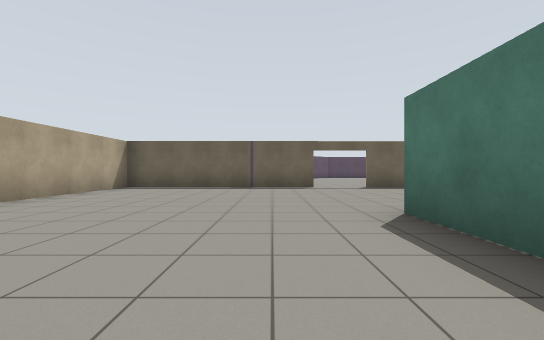
View 1 (above)

19 first-person views from a walk through a Gazebo world. The camera is 0.94 m above the floor, looks level and sees 90° across. The floor is counted in squares, 2 m on a side. Each view is taken from the middle of a square. On the plan, view 1 faces up. The plan holds only what a view shows up to about 9 squares ahead; the rest is blank.

View 2
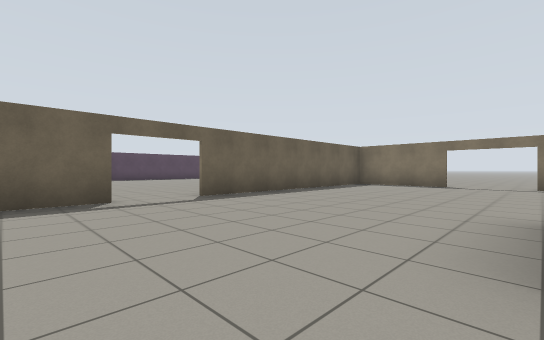

View 3
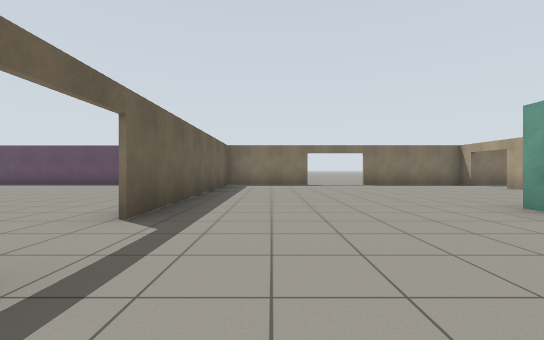

View 4
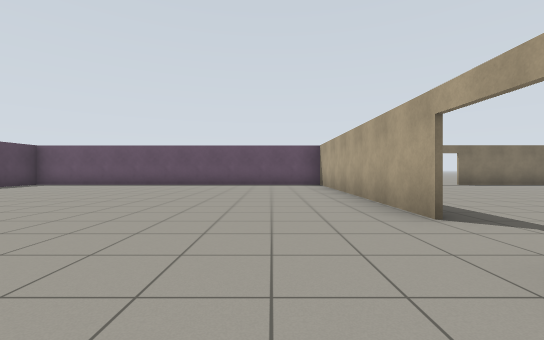

View 5
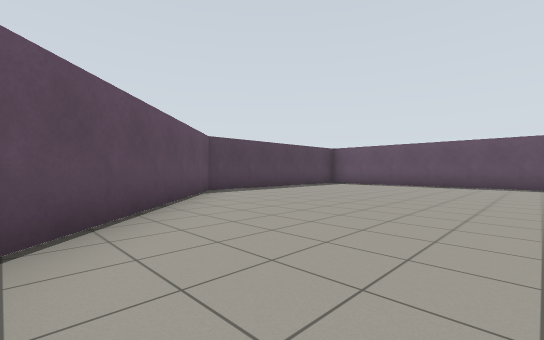

View 6
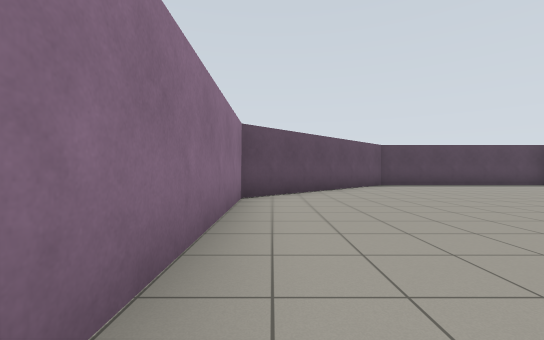

View 7
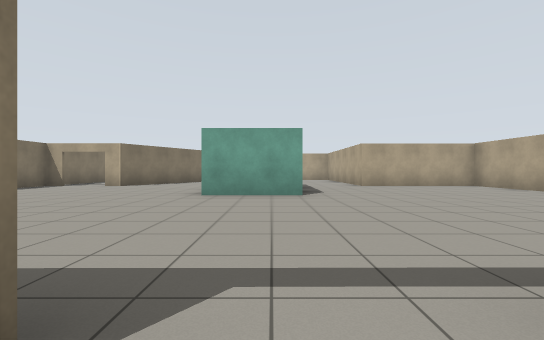

View 8
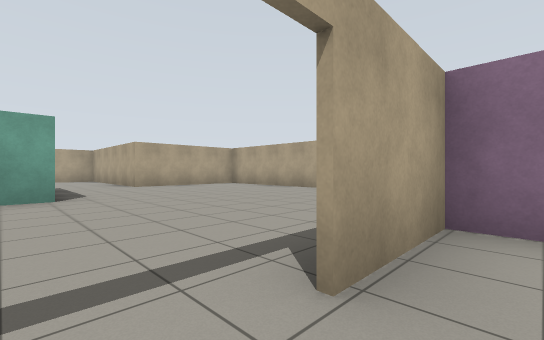

View 9
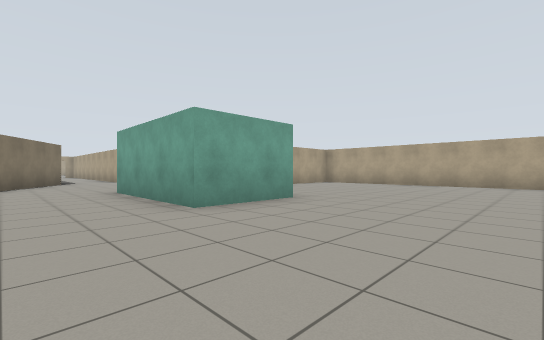

View 10
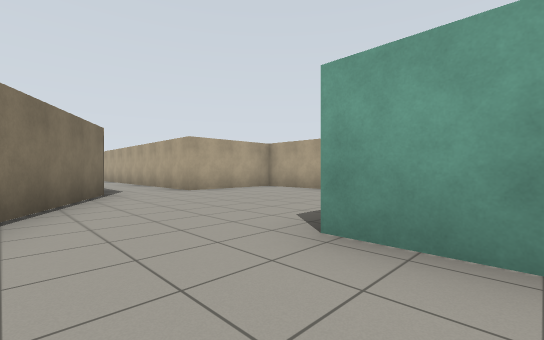

View 11
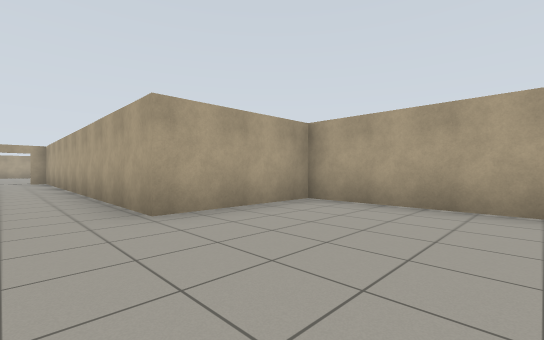

View 12
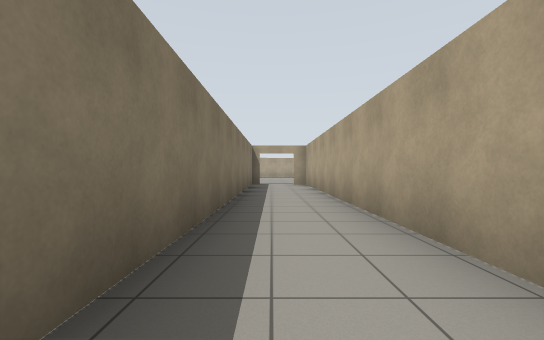

View 13
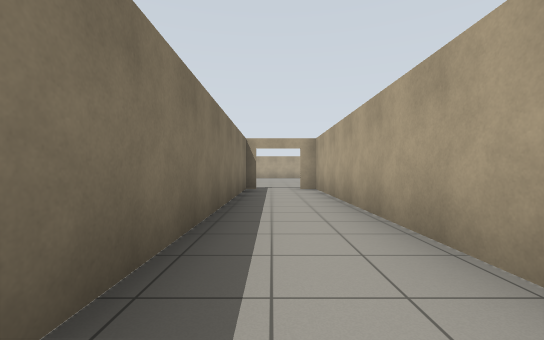

View 14
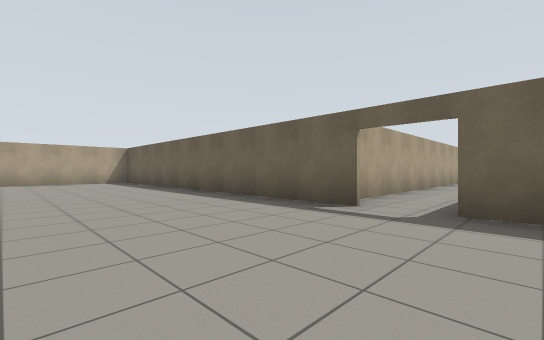

View 15
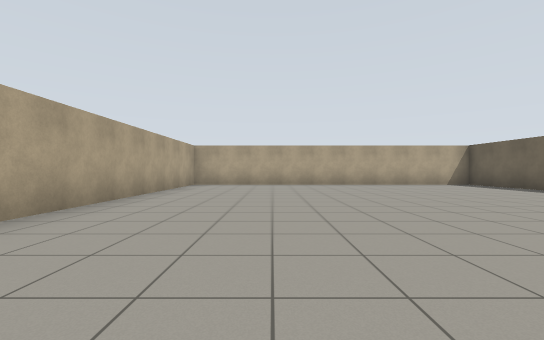

View 16
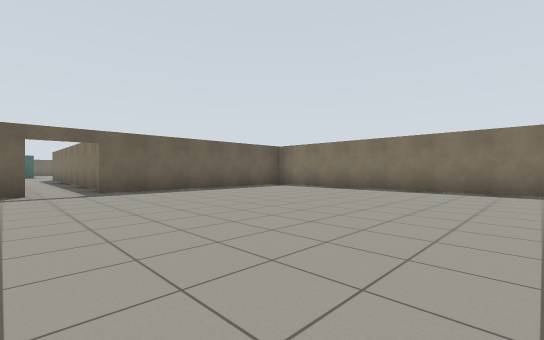

View 17
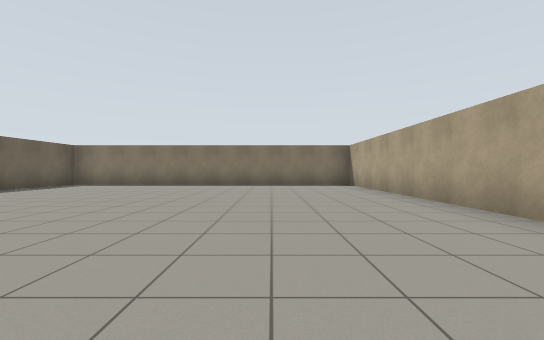

View 18
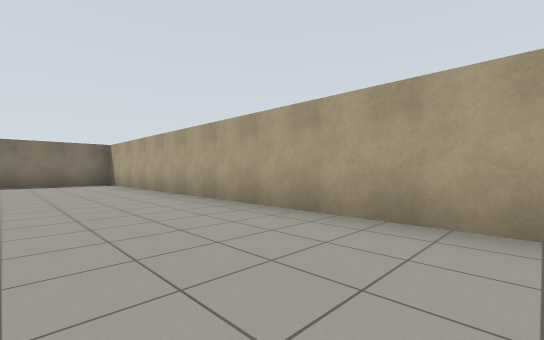

View 19
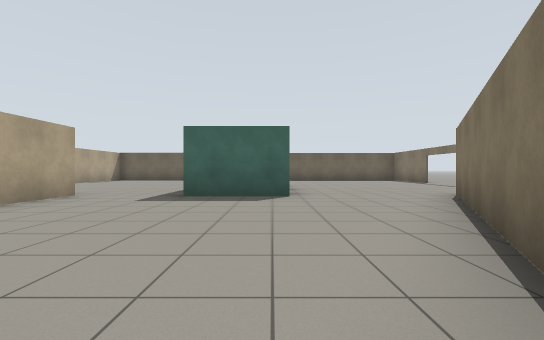

### Floor plan
Points are (right, up) in squares from view 1. A wall is a line through its corners. A room is listed if a view was taken in it or the views show most of it. See-through windows are left out.
Room 1 (views 1, 2, 3, 9, 10)
walls: (1.4, 1.4) (1.4, 2.9) (3.3, 2.9) (3.3, -0.2); (1.1, 7.4) (-3.9, 7.4) (-3.9, 0) (-0.5, 0); (5.8, -1) (6.4, 0) (7, 0); (8.6, 4.9) (8.6, 7); (8, 0) (8.6, 0); (8.6, 7.4) (2.5, 7.4); (8.6, -1.5) (8.6, 3.1)
ways out: open door at (1.5, 7) to room 2; opening at (0.5, 0) to room 3; opening at (4.5, 0) to room 3; open door at (7.5, 0); open door at (9, 4)
Room 2 (views 4, 5, 6, 7, 8)
walls: (2.5, 7.5) (8.6, 7.5); (8.6, 7) (8.6, 16.5) (3.4, 16.5) (-0.5, 12.6) (-0.5, 7.4) (1.1, 7.4)
ways out: open door at (1.5, 7) to room 1
Room 3 (views 11, 12, 13, 19)
walls: (3.6, -4.8) (5.8, -1); (3.3, -0.2) (1.4, -0.2); (-0.5, 0) (-0.5, -4.8) (1.9, -4.8) (1.9, -13.7); (3.6, -13.6) (3.6, -5.6)
ways out: opening at (0.5, 0) to room 1; opening at (4.5, 0) to room 1; open door at (3, -14) to room 4
Room 4 (views 14, 15, 16, 17, 18)
walls: (2.4, -13.8) (-6.6, -13.8) (-6.6, -22.5) (8.6, -22.4) (8.6, -13.8) (3.4, -13.8)
ways out: open door at (3, -14) to room 3

Positions as (right, up) in squares from view 1, and headings:
1: (0, 0), facing up
2: (0, 3), facing up-right
3: (0, 6), facing right
4: (0, 9), facing right
5: (0, 11), facing up-right
6: (0, 8), facing up
7: (2, 8), facing down
8: (2, 8), facing down-left
9: (5, 6), facing down-left
10: (5, 1), facing down-left
11: (3, -2), facing down-left
12: (3, -5), facing down
13: (3, -7), facing down
14: (4, -17), facing up-left
15: (2, -20), facing left
16: (2, -20), facing up-right
17: (0, -20), facing right
18: (-1, -20), facing down-right
19: (3, -5), facing up
